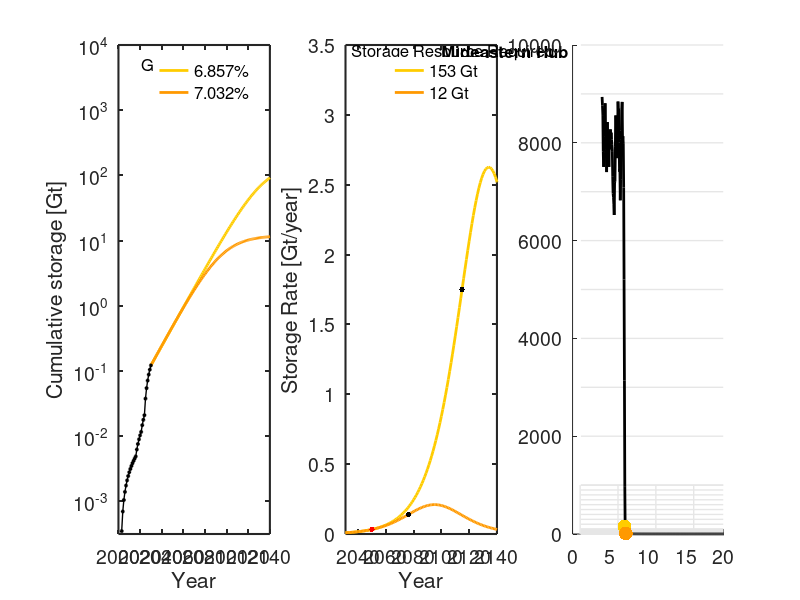

Source code (MATLAB): (Note: this script raises an error after producing the figure.)
% US national 

clear all
close all
set(0,'DefaultAxesFontSize',14, 'defaultlinelinewidth', 2,...
    'DefaultAxesTitleFontWeight', 'normal')

% Define colormaps, note that colorbrewer was used for manuscript figures,
% and requires additional packages
bluecc = summer(6); 
autumncc = flipud(autumn(6)); 
springcc = flipud(spring(6)); 
greycc = flipud(gray(6)); 

%% Load Data - historical data 
load('MDHub.txt')
years = MDHub(:,1); % years
qinj =  MDHub(:,2); % MT - storage rate 
Q =  MDHub(:,3)./1000; % Gt - cumulative storage 

%% Input
% Growth rate fit to current data
w = 0.317510889;
% possible storage capacity required in 2100
Qinf = [30];
% Fit peak years
peak_year = [2077]; 
% Input for models with change in rate in 2030
year_rate_change = (2030);
% rate change
rtarget = [0.06857, 0.07032];
% resulting storage to meet 2100 target
Qtarget =[153.3015, 12.0857];
% resulting peak injection
peak_target = [2134.1 2095.1];
% vector defining years c5alculate model output2
x = [years(1):2150];
% calculate the constant for exponential growth
% a = Q(2030)./exp(year_Rate_change.*w);
%% Plot cumulative storage
figure('position', [105  337  1700  441])
subplot(1,3,1)
hold on

% Plot increased rate data
for i=1:length(Qtarget)
    % trajectory from 8.6 and a rate change to 10.6
    cum_at_rate_change = exp(year_rate_change.*w).*exp(-646.6528894)
    x2 = [year_rate_change:2150];
    
    C = (Qtarget(i)-cum_at_rate_change);
    pt = (C./(1+exp(rtarget(i)*(peak_target(i)-x2))));
    plot(x2,pt, 'color', autumncc(i+1,:))
end

% Plot actual data - historical growth data 
plot(years(1:end), Q(1:end),'-ok','MarkerFaceColor', 'k','MarkerSize',2, 'linewidth', 1,'HandleVisibility','off')
set(gca, 'YScale', 'log')


% Large plot axis
text(2021, 5060, 'Growth Rates', 'fontsize', 12)
axis([2000 2140 10^-3.5 10^4])
legend({[num2str(rtarget(1)*100), '%'], ...
    [num2str(rtarget(2)*100), '%']}, ...
    'Box', 'off',  'fontsize', 12, 'Position', ...
    [0.126 0.63 0.07 0.2630])
xlabel('Year')
ylabel('Cumulative storage [Gt]')
box on
set(gca, 'YScale', 'log')
set(gca, 'Color', 'white');
set(gca,'linewidth',1.5)

%% Storage rate subplot
subplot(1,3,2)
hold on



      
% Calculate rate change storage curves
for i=1:length(Qtarget)
    cum_2030 = exp(year_rate_change.*w).*exp(-646.6528894);
    x2 = [year_rate_change:2150];
    
    C = (Qtarget(i)-cum_2030);
    
    yrate2 = (C.*rtarget(i).*exp(rtarget(i).*(peak_target(i)-x2)))./...
        ((1+exp(rtarget(i).*(peak_target(i)-x2))).^2);
    
    plot(x2,yrate2, 'color', autumncc(i+1,:))
end

% Calculate inflection years
inflection_time_red = peak_target-log(2+sqrt(3))./rtarget;
C = (Qtarget-cum_2030);
y_inflect_red = (C.*rtarget.*exp(rtarget.*(peak_target-inflection_time_red)))./...
        ((1+exp(rtarget.*(peak_target-inflection_time_red))).^2);
% Label and plot inflection years  
plot(inflection_time_red, y_inflect_red, '.k', 'markersize', 12)

plot(2050, 0.0326, '.r', 'markersize', 12,'HandleVisibility','off')
% Format and annotate plot
box on
xlabel('Year')
ylabel('Storage Rate [Gt/year]')
set(gca,'linewidth',1.5)
set(gca, 'Color', 'white')
axis([2031 2140 0 3.5])
set(gcf, 'Color', [1,1,1]);


text(2035, 3.45, sprintf('Storage Resource Required'), 'fontsize', 12)
legend({[num2str(round(Qtarget(1))),  ' Gt'], ...
    [num2str(round(Qtarget(2))),  ' Gt']}, ...
    'Box', 'off',  'fontsize', 12,... 
    'Position',[0.41 0.63 0.07 0.2630])
text(2100,3.45, 'Mideastern Hub', 'fontsize', 12, 'FontWeight', 'bold')
%% Now plot target tradeoff curves
subplot(1,3,3)
hold on
axis_def = [1 20 0.5 1000];
line_grey = ones(1,3).*0.9;
for i=1:1:10
plot([axis_def(1)+0.1, axis_def(2)-0.1], [i i], 'linewidth', 1, 'color', line_grey,'HandleVisibility','off')
end
for i=10:10:101
plot([axis_def(1)+0.1, axis_def(2)-0.1], [i i], 'linewidth', 1, 'color', line_grey,'HandleVisibility','off')
end
for i=100:100:1000
plot([axis_def(1)+0.1, axis_def(2)-0.1], [i i], 'linewidth', 1, 'color', line_grey,'HandleVisibility','off')
end
for i=1000:1000:10000
plot([axis_def(1)+0.1, axis_def(2)-0.1], [i i], 'linewidth', 1, 'color', line_grey,'HandleVisibility','off')
end
for i=axis_def(1):5:axis_def(2)
plot([i, i], [axis_def(3) axis_def(4)], 'linewidth', 1, 'color', line_grey,'HandleVisibility','off')
end

% load cumulative storage contours 
load('target33.txt')
Rr = target33(:,1);  % grpwth rate
M = target33(:,2); % Qmin
plot(Rr.*100, M, 'k', 'color', greycc(end,:))


    
for i=1:length(Qtarget)
    cum_2030 = exp(year_rate_change.*w).*exp(-646.6528894);
    C = (Qtarget(i)-cum_2030);
    plot(rtarget(i).*100,C, '.','markersize', 30, 'color', autumncc(i+1,:),'HandleVisibility','off')
end


yline(154);
yline(12);


% format plot
set(gca, 'YScale', 'log')
axis(axis_def)
box on
xlabel('Growth Rate [%]')
ylabel('Storage resource required [Gt]')
set(gca, 'Color', 'none');
set(gca,'linewidth',1.5)

text(3, 1.2, sprintf('Storage rate by 2050'), 'fontsize', 14)

legend({['33 Mt/yr, Mideastern Hub']}, ...
    'Box', 'off',  'fontsize', 13,'location', 'southwest')
